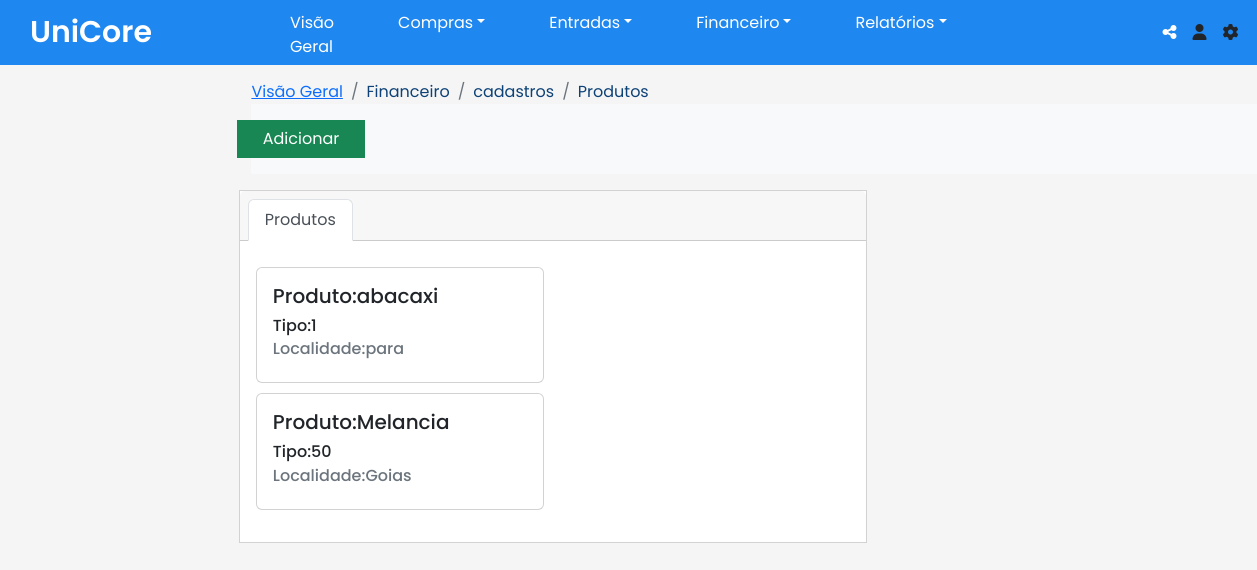
/unicoreback/product.php, run on the app's committed database.
### tables this page shows
CREATE TABLE IF NOT EXISTS `product` (
  `idproduct` int(11) NOT NULL AUTO_INCREMENT,
  `nome` varchar(50) NOT NULL,
  `tipo` varchar(50) NOT NULL,
  `locals` varchar(50) NOT NULL,
  PRIMARY KEY (`idproduct`)
);

### unicoreback/product.php (the view, shortened to what this page needs)
<?php
require('includes/conexao.php');
include('includes/html.php');
include('includes/header.php');
?>
<div class="MENU" style=" margin-top: 15px; margin-left: 20%;  ">
  <ol class="breadcrumb">
    <li class="breadcrumb-item active"  aria-current="page" style="color: #0e4277; !important"><a href="home.php">Visão Geral</a></li>
    <li class="breadcrumb-item active" aria-current="page" style="color: #0e4277; !important">Financeiro</li>
    <li class="breadcrumb-item active" aria-current="page" style="color: #0e4277; !important">cadastros</li>
    <li class="breadcrumb-item active" aria-current="page" style="color: #0e4277; !important">Produtos</li>
    <nav class="navbar navbar-expand-lg bg-light">
        <button type="button" data-toggle="modal" data-target="#cadastrarproduto" class="btn btn-success" style="margin-left: -0.9rem;">Adicionar</button>
</div>
<div class="card text-center" style="width: 50%; border-radius:0px; margin-left: 19%;">
  <div class="card-header">
    <ul class="nav nav-tabs card-header-tabs">
      <li class="nav-item">
        <a class="nav-link active"aria-current="true" href="#">Produtos</a>
      </li>
    </ul>
  </div>
  <div class="card-body">
  <table class="table">
  <?php
$query = "SELECT * FROM product";
$query_run = mysqli_query($con, $query);
  ?>
  <tbody><?php
  if(mysqli_num_rows($query_run) > 0)
                        {
                            while($row = mysqli_fetch_assoc($query_run))
                            {
echo'<tr>';
    echo '<div class="card" scope="row" style="width: 18rem; margin-top:10px;">';
    echo '<div class="card-body">';
    echo '<div style="display:flex;">';
    echo '<h5>'. 'Produto: ' . '</h5>';
    echo '<h5 class="card-title" >'. $row['nome'] .'</h5>';
    echo '</div>';
    echo '<div style="display:flex;">';
    echo '<h6 style="margin-left: ">'. 'Tipo: ' . '</h6>';
    echo '<h6 class="card-title" >'. $row['tipo'] . '</h6>';
echo '</div>';
    echo '<div style="display:flex;">';
    echo '<h6 class="card-subtitle mb-2 text-muted">'. 'Localidade:  ' . '</h6>';
    echo '<h6 class="card-subtitle mb-2 text-muted" >' . $row['locals'] . '</h6>';
echo '</tr>';
  echo '</div>';
echo '</div>';
}
}
?>

### unicoreback/styles/imports.css (style rules this page uses)
* { margin: 0; padding: 0; box-sizing: border-box; font-family:Arial, Helvetica, sans-serif; font-family: 'Poppins', sans-serif; }

### unicoreback/styles/pesquisar.css (style rules this page uses)
* { margin: 0; padding: 0; box-sizing: border-box; font-family:Arial, Helvetica, sans-serif; font-family: 'Poppins', sans-serif; }

### unicoreback/styles/global.css (style rules this page uses)
* { margin: 0; padding: 0; box-sizing: border-box; font-family:Arial, Helvetica, sans-serif; font-family: 'Poppins', sans-serif; }
button { color:#1e87f0 ; font-size: 15px; display: flex; border: none; padding: 4px; border-radius: 4px; justify-content: center; cursor: pointer; margin-left: 2em; }

### unicoreback/styles/header.css (style rules this page uses)
* { margin: 0; padding: 0; box-sizing: border-box; font-family:Arial, Helvetica, sans-serif; font-family: 'Poppins', sans-serif; }

### unicoreback/styles/about.css (style rules this page uses)
* { margin: 0; padding: 0; box-sizing: border-box; font-family:Arial, Helvetica, sans-serif; font-family: 'Poppins', sans-serif; }

### unicoreback/styles/sales.css (style rules this page uses)
* { margin: 0; padding: 0; box-sizing: border-box; font-family:Arial, Helvetica, sans-serif; font-family: 'Poppins', sans-serif; }

### unicoreback/styles/style.css (style rules this page uses)
* { margin: 0; padding: 0; box-sizing: border-box; font-family:Arial, Helvetica, sans-serif; font-family: 'Poppins', sans-serif; }
nav { display: flex; height: 70px; width: 100%; background-color:#1e87f0 ; align-items: center; justify-content: space-between; padding: 0 40px 0 30px; }
button { color:#1e87f0 ; font-size: 15px; display: flex; border: none; padding: 4px; border-radius: 4px; width: 8rem; justify-content: center; cursor: pointer; margin-left: 2em; }

### data on the page
product: nome "abacaxi", tipo "1", locals "para"
product: nome "Melancia", tipo "50", locals "Goias"
